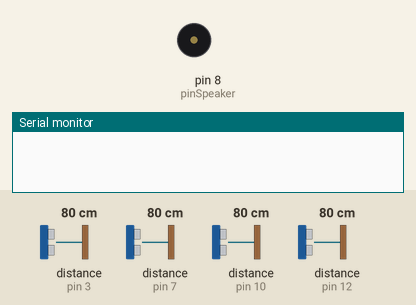
The sketch below on a simulated Arduino Uno, built with avr-gcc and run on an emulated ATmega328P. Shown: buzzer (waves = sounding), the last lines printed to the serial monitor. Wiring (inferred from the names in the program): 4 × ultrasonic range finder: trigger pin 2, echo pin 3 / trigger pin 6, echo pin 7 / trigger pin 9, echo pin 10 / trigger pin 11, echo pin 12. The inputs (shaded band) are chosen by the test bench; at power-on: distance to the obstacle (sensors on pin 3, pin 7, pin 10, pin 12) 80 cm. The echo pulse lasts 58.3 µs per cm.

Above: at 1.2 s.
1.3 s: distance to the obstacle (sensor on pin 3) set to 54 cm
2.8 s: distance to the obstacle (sensor on pin 3) set to 46 cm
At 3.3 s:
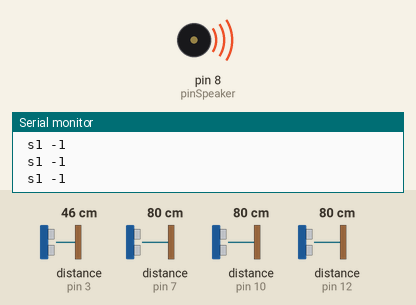
Timing chart, 0 to 5.8 s (numbered marks = the images above; inputs shaded):
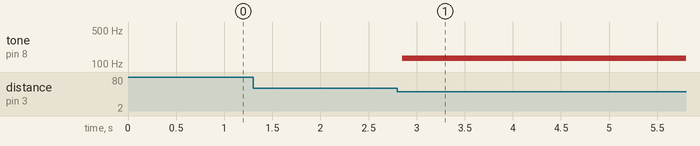

The sketch:

touchlessPiano.ino
```cpp
#define  C0 16.35
#define Db0 17.32
#define D0  18.35
#define Eb0 19.45
#define E0  20.60
#define F0  21.83
#define Gb0 23.12
#define G0  24.50
#define Ab0 25.96
#define LA0 27.50
#define Bb0 29.14
#define B0  30.87
#define C1  32.70
#define Db1 34.65
#define D1  36.71
#define Eb1 38.89
#define E1  41.20
#define F1  43.65
#define Gb1 46.25
#define G1  49.00
#define Ab1 51.91
#define LA1 55.00
#define Bb1 58.27
#define B1  61.74
#define C2  65.41
#define Db2 69.30
#define D2  73.42
#define Eb2 77.78
#define E2  82.41
#define F2  87.31
#define Gb2 92.50
#define G2  98.00
#define Ab2 103.83
#define LA2 110.00
#define Bb2 116.54
#define B2  123.47
#define C3  130.81
#define Db3 138.59
#define D3  146.83
#define Eb3 155.56
#define E3  164.81
#define F3  174.61
#define Gb3 185.00
#define G3  196.00
#define Ab3 207.65
#define LA3 220.00
#define Bb3 233.08
#define B3  246.94
#define C4  261.63
#define Db4 277.18
#define D4  293.66
#define Eb4 311.13
#define E4  329.63
#define F4  349.23
#define Gb4 369.99
#define G4  392.00
#define Ab4 415.30
#define LA4 440.00
#define Bb4 466.16
#define B4  493.88
#define C5  523.25
#define Db5 554.37
#define D5  587.33
#define Eb5 622.25
#define E5  659.26
#define F5  698.46
#define Gb5 739.99
#define G5  783.99
#define Ab5 830.61
#define LA5 880.00
#define Bb5 932.33
#define B5  987.77
#define C6  1046.50
#define Db6 1108.73
#define D6  1174.66
#define Eb6 1244.51
#define E6  1318.51
#define F6  1396.91
#define Gb6 1479.98
#define G6  1567.98
#define Ab6 1661.22
#define LA6 1760.00
#define Bb6 1864.66
#define B6  1975.53
#define C7  2093.00
#define Db7 2217.46
#define D7  2349.32
#define Eb7 2489.02
#define E7  2637.02
#define F7  2793.83
#define Gb7 2959.96
#define G7  3135.96
#define Ab7 3322.44
#define LA7 3520.01
#define Bb7 3729.31
#define B7  3951.07
#define C8  4186.01
#define Db8 4434.92
#define D8  4698.64
#define Eb8 4978.03
// DURATION OF THE NOTES
#define BPM 120
#define H 2*Q //half 2/4
#define Q 60000/BPM //quarter 1/4
#define E Q/2   //eighth 1/8
#define S Q/4 // sixteenth 1/16
#define W 4*Q // whole 4/4
int trigPin1 = 2;
int echoPin1 = 3;

int trigPin2 = 11;
int echoPin2 = 12;

int trigPin3 = 6;
int echoPin3 = 7;

int trigPin4 = 9;
int echoPin4 = 10;
long duration, cm, inches;

int pinSpeaker = 8;
int d1=0,d2=0,d3=0,d4=0;
void setup (){
  Serial.begin (9600);
  pinMode(trigPin1, OUTPUT);
  pinMode(echoPin1, INPUT);
   pinMode(trigPin2, OUTPUT);
  pinMode(echoPin2, INPUT);
   pinMode(trigPin3, OUTPUT);
  pinMode(echoPin3, INPUT);
   pinMode(trigPin4, OUTPUT);
  pinMode(echoPin4, INPUT);
pinMode(pinSpeaker, OUTPUT);
}

void loop (){

  d1= getDis(trigPin1,echoPin1);
  d2= getDis(trigPin2,echoPin2);
  d3= getDis(trigPin3,echoPin3);
  d4= getDis(trigPin4,echoPin4);
  if (d1 >= 5 && d1<=50)
  {
  tone(pinSpeaker,C3,S);
   Serial.println(" s1 -1");
  }
  else if (d2 >= 5 && d2<=50)
  {
  tone(pinSpeaker,D3,S);
  Serial.println("s2- 1");
  }
  else if (d3 >= 5 && d3<=50)
  {
  tone(pinSpeaker,E3,S);
  Serial.println("s3- 1");
  }
  else if (d4 >= 5 && d4<=50)
  {
  tone(pinSpeaker,F3,S);
  Serial.println("s4- 1");
  }
delay(0);
//tone(pin, note, duration);


}

int getDis(int trig, int echo)
{
  digitalWrite(trig, LOW);
  delayMicroseconds(2);
  digitalWrite(trig, HIGH);
  delayMicroseconds(4);
  digitalWrite(trig, LOW);

  pinMode(echo, INPUT);
  duration = pulseIn(echo, HIGH);

  // converts the time to a distance
  cm = (duration / 2) / 29.1;
  inches = (duration / 2) / 74;
  delay(2);

  return cm;

  }
```

Measured:
- the behaviour switches between 52 and 51 cm on distance to the obstacle (sensor on pin 3) (found by bisection; images 0 and 1)
- after the input at 1.3 s, every drawn part: stays the same
- after the input at 2.8 s, tone on pin 8 (pinSpeaker): silent → 130 Hz after 0.05 s
